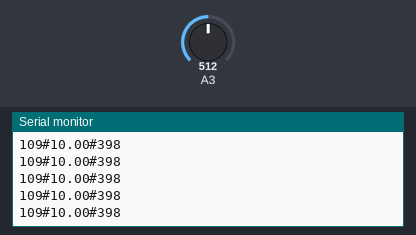
Simulated run of this sketch. Board: Arduino Uno, built with avr-gcc and run on an emulated ATmega328P. On the bench: the last lines printed to the serial monitor. The inputs (shaded band) are chosen by the test bench; at power-on: A3 = 512.

Above: at 1.2 s.
1.3 s: A3 set to 493
At 1.8 s:
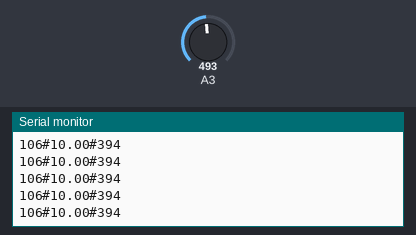
2.8 s: A3 set to 468
At 3.8 s:
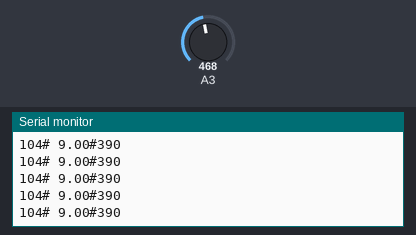

The sketch:

reguladorDeDados.ino
```cpp
#include <String.h>
int BPM, EMG, vel;
char texto[60];
char tex[24];
char tex1[24];


// --- Variáveis Globais ---
int adc;                     //Armazena grandeza analógica


// --- Configurações Iniciais ---
void setup(){
Serial.begin(115200);
pinMode(A3, INPUT);
} //end setup

void loop(){
  adc = analogRead(A3);
  adc = map(adc,0,1023,1,100);
  // Serial.println(adc); // BPM#Vel#EMG
  BPM = map(adc, 1, 100, 50, 170);
  vel = map(adc, 1, 100, 1, 20);
  EMG = map(adc, 1, 100, 300, 500);
  sprintf(texto, "%d", BPM);
  strcat(texto, "#");
  char *valor2 = dtostrf(vel,5,2,tex);
  strcat(texto, valor2);
  strcat(texto, "#");
  sprintf(tex1, "%d", EMG);
  strcat(texto, tex1);
  // strcat(texto, "\n");
  // Serial.print(BPM);
  // Serial.print("#");
  // Serial.print(vel);
  // Serial.print("#");
  // Serial.println(EMG);
  Serial.println(texto);
  delay(30);
} //end loop
```

Measured:
- the behaviour switches between 486 and 485 on A3 (found by bisection; images 1 and 2)
- after the input at 1.3 s, the serial monitor: prints a new line at once (image 1)
- after the input at 2.8 s, the serial monitor: prints a new line at once (image 2)
